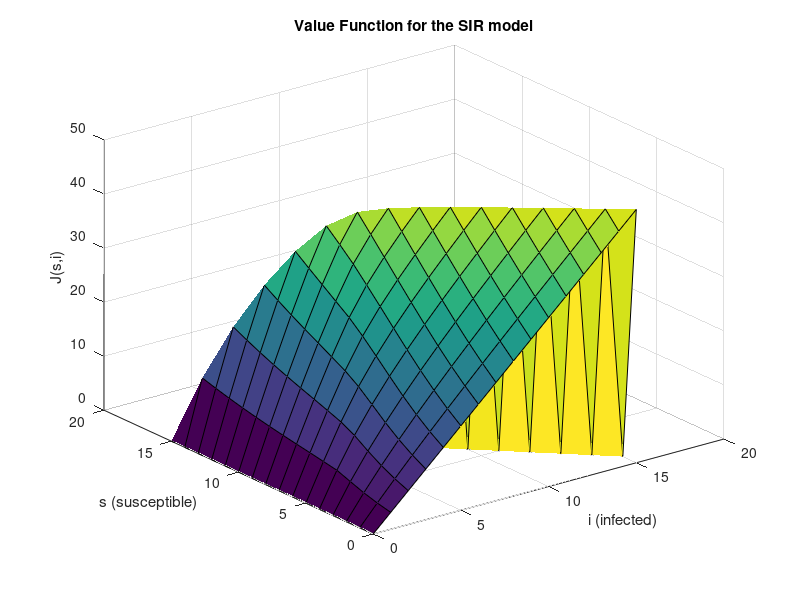
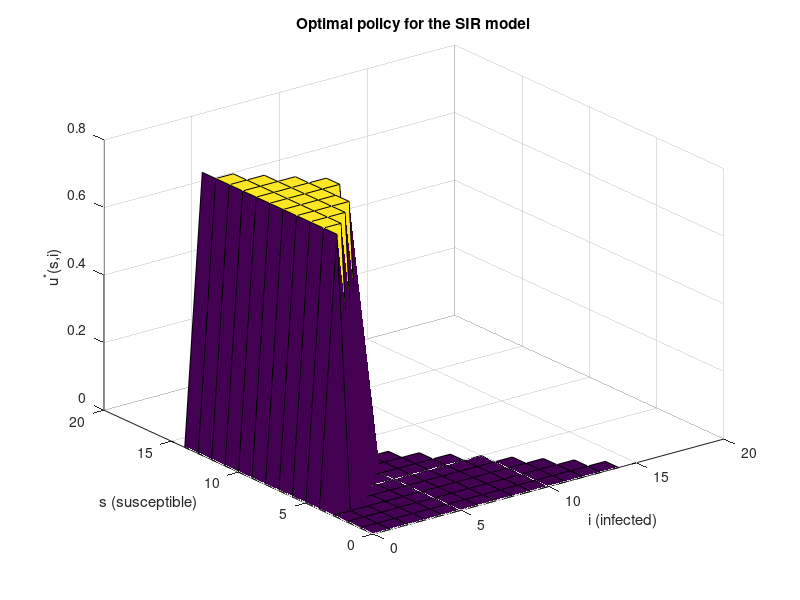

MATLAB code for these plots, in order:
clear all
clc
%%%%%%%%%%%%%%%%%%%%%%%%%%%%%%%%%%%%%%%%%%%%%%%%%%%%%%%%%%%%%%%%%%%%%%%%%%%
% The code in this file computes the optimal policies using value iteration 
% for the Susceptible-Infected-Recovered model via the value iteration algoritihm for 
% the considered costs
%%%%%%%%%%%%%%%%%%%%%%%%%%%%%%%%%%%%%%%%%%%%%%%%%%%%%%%%%%%%%%%%%%%%%%%%%%%

N_i = 15;% Number of possible infective
N = N_i+1; % number of nodes in markov chain
eps = 1e-6;% Threshold for convergence of the Value iteration algorithm

nu = 1e2;% uniformisation factor denoted as nu in the paper
% The uniformisation factor is here selected empirically to be greater than
% the sum of the rates exiting a node. The article quantifies this
% precisely but we use empirical values in the code that have to be adapted
% accordinlgy based upon N

% System constants
gamma = 0.32;
R0= 3.5;
mu = R0*gamma/N_i;
ub = linspace(0,0.8,2);

% Definition of cost parameters as in the paper.
% The costs function we consider is c1+c2iz(u)+c3i+c4Nu
% The computation consider z(u) = u and simple adaptations are
% required to consider other z(u)
c1 = 0;
c2 = 1;
c3 = 1;
c4 = 0;
% In this computation we consider h(u) = 1-u but with minor edits other
% functions can be considered

% Initalisation of the data structures for the value iteration algorithm
minpos = NaN(N);
minpos(:,1) = ones(N_i+1,1);
J = zeros(N_i+1,N_i+1);% array holding the value function  
J(:,1)=0*1/nu*ones(N_i+1,1);

tic
while true
    
    delta = 0;
    for sdx = 1:N_i
    s = sdx-1;
        for idx = 2:N_i+1-s
            i=idx-1;
            Vnew = J(sdx,idx);
            switch s
                    case 0
                         [minval,minpos(sdx,idx)] = min( c1+c2.*i.*ub+c3.*i+c4.*ub.*N);
                        J(sdx,idx) = (1./nu).*( gamma*i.*J(sdx,idx-1) + (nu-gamma*i).*J(sdx,idx) + minval);  % as function?

                    otherwise
                        [minval,minpos(sdx,idx)] = min( c1+c2.*i.*ub+c3.*i+c4.*ub.*N+ mu.*(1-ub).*s.*i.*( J(sdx-1,idx+1)-J(sdx,idx) ) );
                        J(sdx,idx) = (1./nu).*( gamma*i.*J(sdx,idx-1) + (nu-gamma*i).*J(sdx,idx) + minval);  % as function?
            end            
            delta = max(delta,abs(Vnew-J(sdx,idx)));  
        end
    end

    delta
    
    if delta < eps
        break;
    end
     
end

etime = toc;
disp(['The computation took '  num2str(etime)  ' seconds'])

figure();
surf(0:N_i,0:N_i,J)
xlabel('i (infected)')
ylabel('s (susceptible)')
zlabel('J(s,i)')
title('Value Function for the SIR model')


policy = minpos;
policy(find(~isnan(policy))) = ub((minpos(find(~isnan(policy)))));

figure();
surf(0:N_i,0:N_i,policy)
xlabel('i (infected)')
ylabel('s (susceptible)')
zlabel('u^*(s,i)')
title('Optimal policy for the SIR model')
